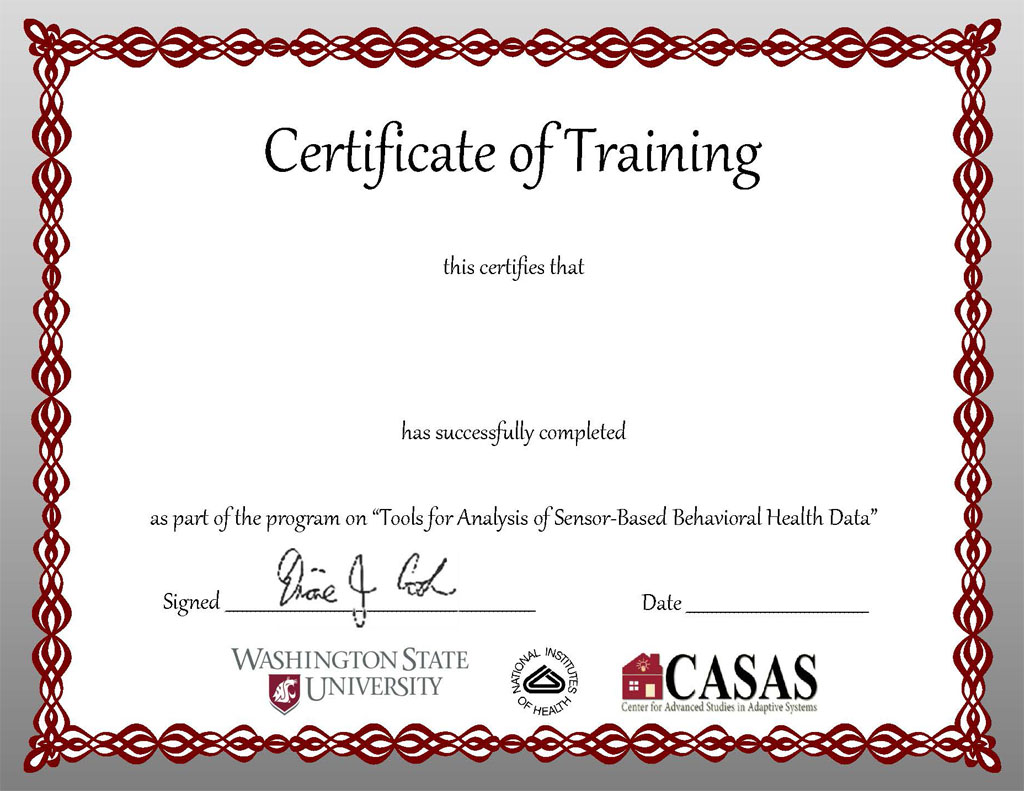
#> input picture test/certificate.jpg, 1024 x 791 px
$ python testpil.py
#> lines starting #> are read from the running program, lines starting #| are printed output that depends on the picture
from PIL import ImageFont, ImageDraw, Image

image = Image.open('certificate.jpg')
#> image is the input picture: PIL image 1024x791 RGB; mean R, G, B 225.7, 217.4, 217.4
draw = ImageDraw.Draw(image)

widths = [610, 530, 140, 170]
heights = [40, 90, 16, 15]

startx = [210, 250, 700, 720]
starty = [450, 300, 590, 70]

txts = ["Behaviour of Something Stuff and Data Analysis", "Bishu Das", "12/13/2876", "EXTSD-83434-E@ASD-333getout"]
size = [10,10,10,10]
ttf  = ["Gabriola.ttf", "mighty.otf", "DejaVuSans.ttf", "DejaVuSans.ttf"]
fonts = [ImageFont.truetype(ttf[i], size[i]) for i in range(4)]


for i in range(4):
    iw,ih = widths[i],heights[i]
    while True:
        fw,fh = fonts[i].getsize(txts[i])
        if fw>iw or fh>ih:
            break
        size[i]+=1
        fonts[i] = ImageFont.truetype(ttf[i], size[i])
    alpha = 255 if i!=3 else 120
    r = 0 if i!=1 else 126
    g = 0 if i!=1 else 27
    b = 0 if i!=1 else 50
    dx = iw-fw if iw-fw>=0 else 0
    dy = ih-fh if ih-fh>=0 else 0
    sx = startx[i]+(dx//2)
    sy = starty[i]+(dy//2)
    draw.text((sx,sy), txts[i], font=fonts[i], fill=(r,g,b,alpha))
    print("final size", i, size[i])
#> after the loop, fonts = 4 items; size = [26, 96, 17, 11]
image.save('fontest2.jpg')
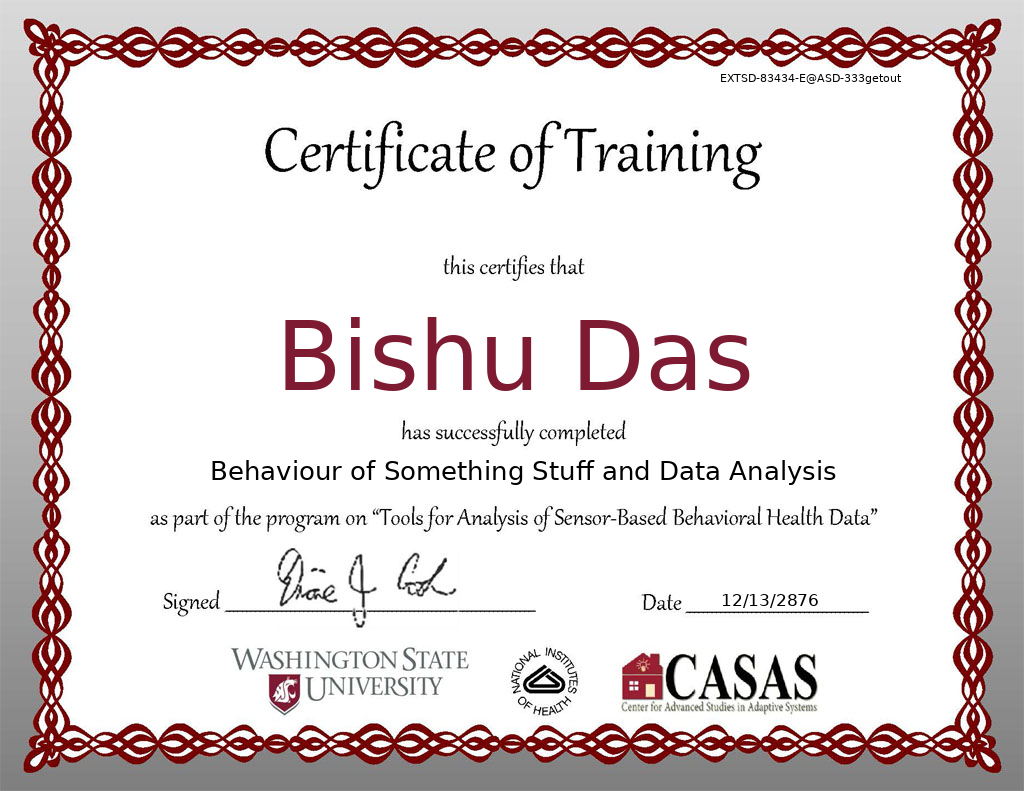
#> saved as fontest2.jpg: PIL image 1024x791 RGB; mean R, G, B 222.9, 213.3, 213.6

$ run again, with test/fontest.jpg copied over test/certificate.jpg
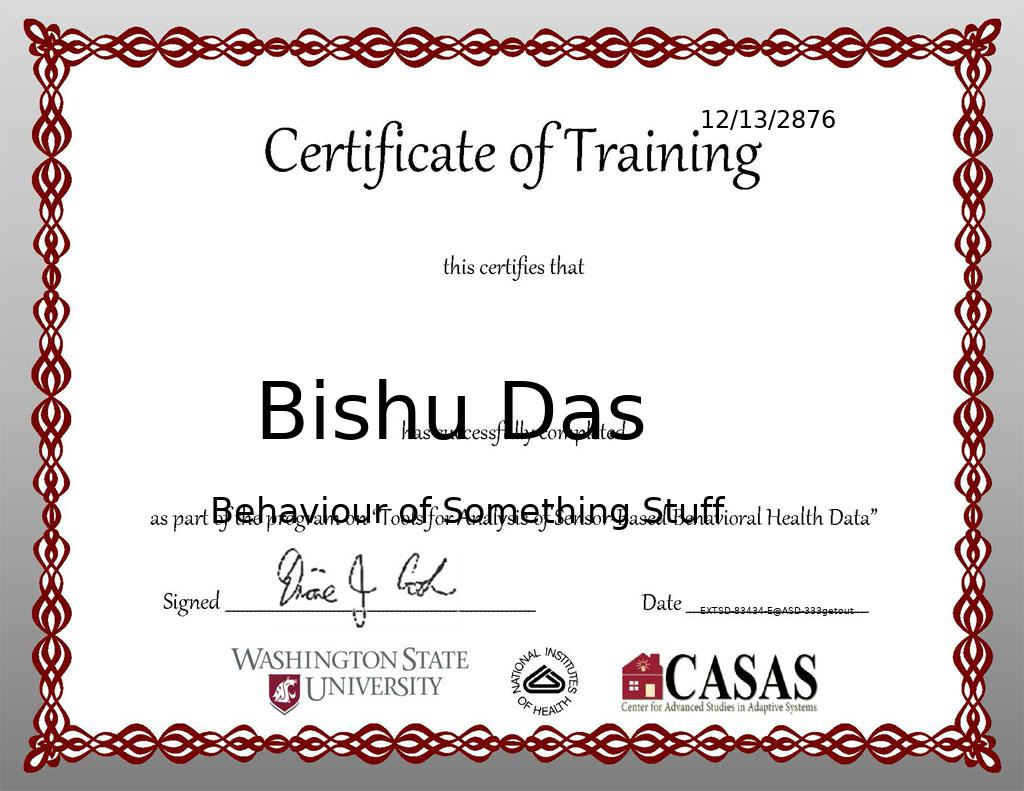
#> input picture test/fontest.jpg, 1024 x 791 px
#> image is the input picture: PIL image 1024x791 RGB; mean R, G, B 222, 213.9, 213.9
#> after the loop `for i in range(4):`: fonts = 4 items; size = [26, 96, 17, 11]
#> `image.save('fontest2.jpg')`:
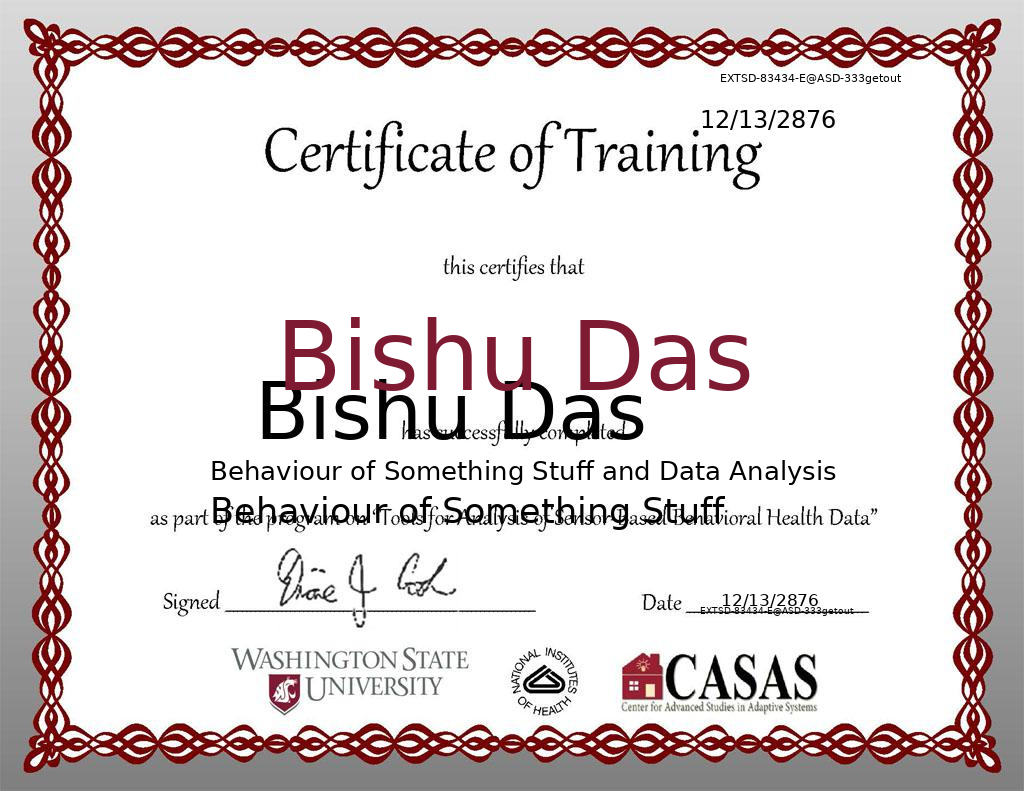
#> saved as fontest2.jpg: PIL image 1024x791 RGB; mean R, G, B 219.3, 210, 210.3
